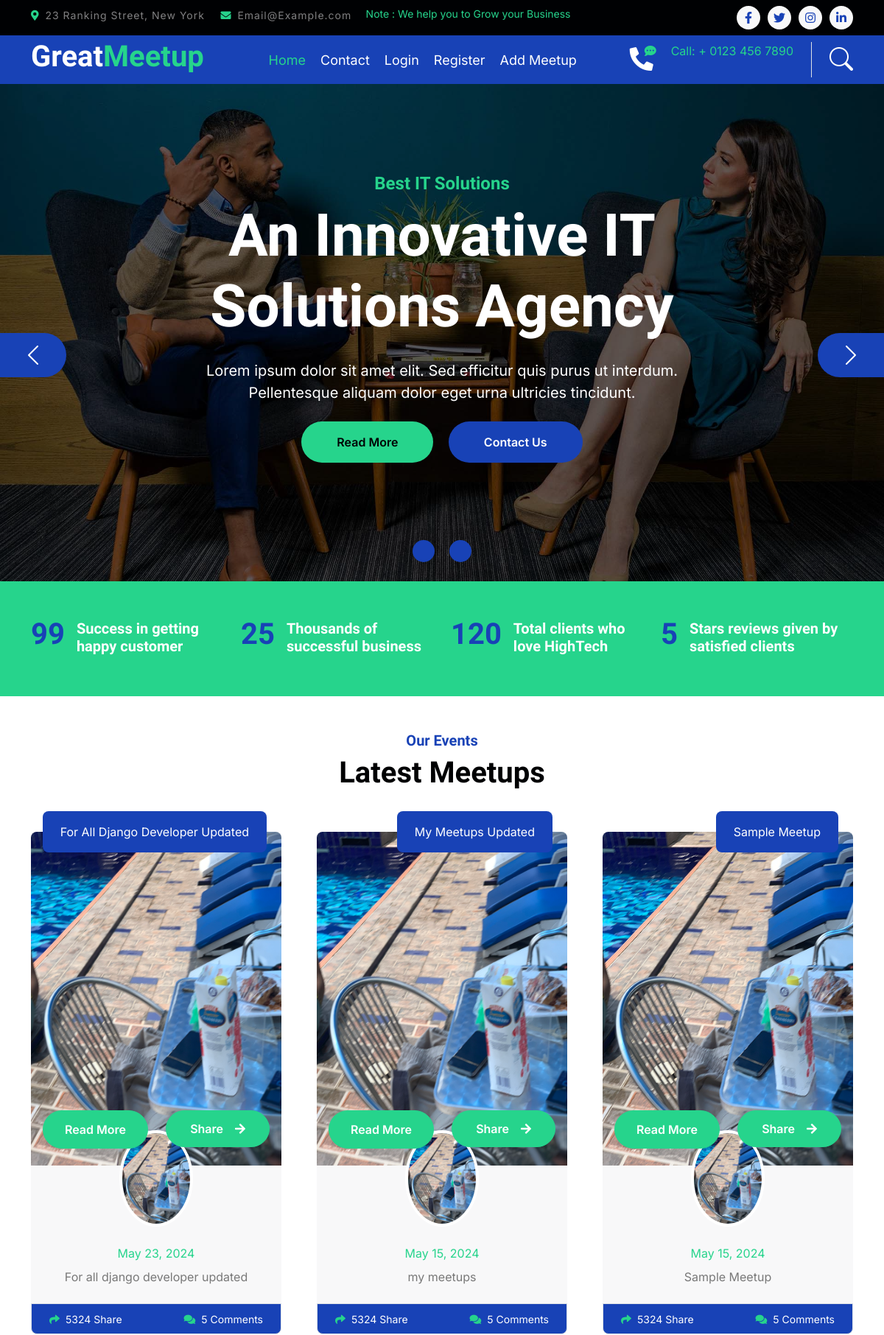
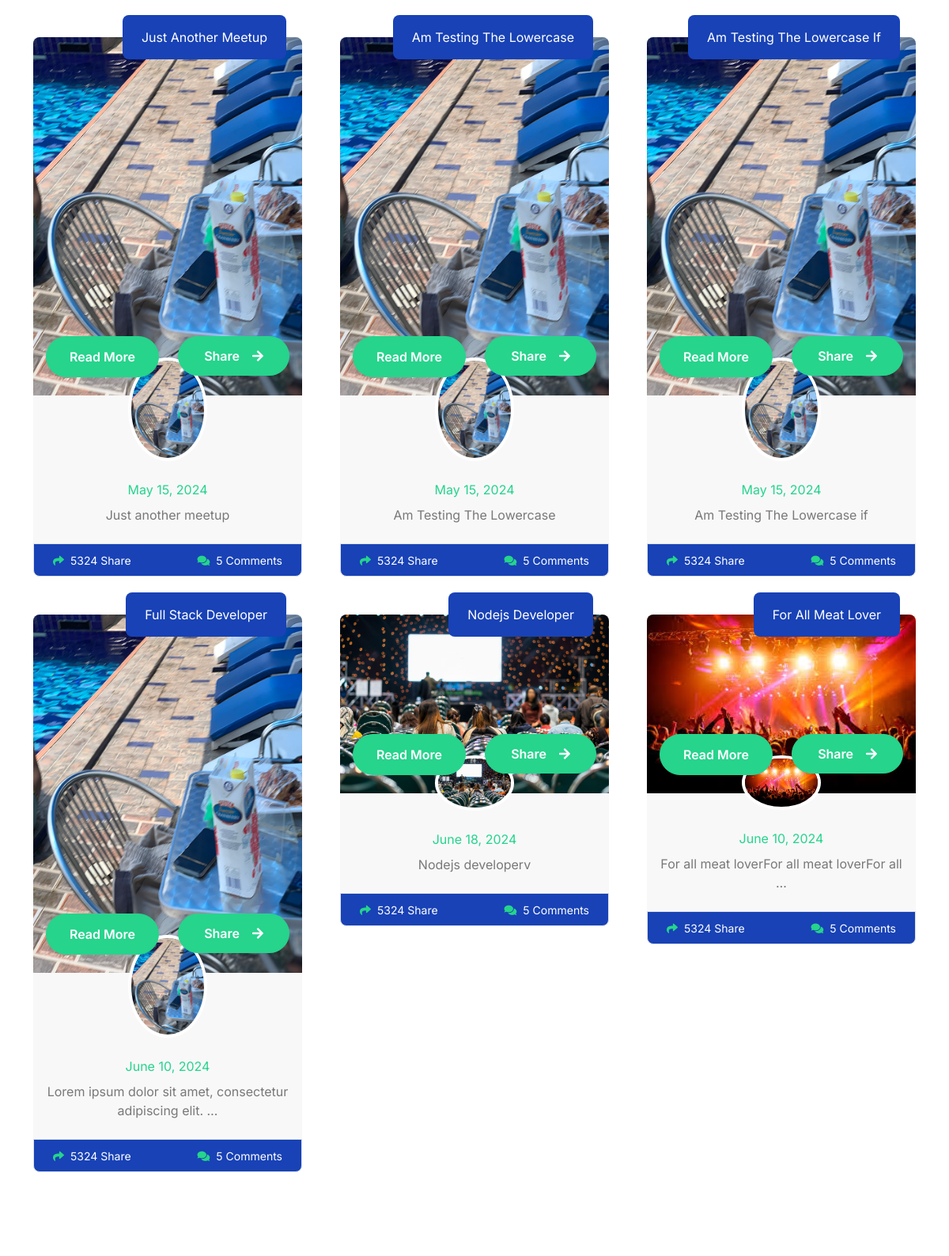
The page / (upper part) on the database its author committed (2 pictures, top to bottom).
### meetup/models.py (models this page shows, shortened)
class Meetup(models.Model):
    user=models.ForeignKey(myUser, on_delete=models.CASCADE, null=True, blank=True)
    organizer_email=models.EmailField( null=True, blank=True)
    title=models.CharField(max_length=200, null=True)
    slug=models.SlugField(unique=True)
    description=models.TextField()
    image=models.ImageField(upload_to='meetup_image')
    location_name=models.CharField(max_length=200, null=True)
    location_address=models.CharField(max_length=200, null=True)
    participant=models.ManyToManyField(Participant, null=True, blank=True)
    activate=models.BooleanField(default=True)
    meetup_speakers=models.ManyToManyField(Speaker,blank=True, null=True)
    create=models.DateTimeField(auto_now_add=True)
    meetup_date=models.DateField(blank=True, null=True)
    meetup_time=models.TimeField()
    to_date=models.DateField()

### meetup/views.py (the view)
# urls.py: path('', views.index, name='meetups'),
def index(request):
    q=request.GET.get('q') if request.GET.get('q')!=None else ''
    meetups=Meetup.objects.filter(activate=True)
    meetups=meetups.filter(
        Q(title__icontains=q)|
          Q(description__icontains=q)|
          Q(location_name__icontains=q)
        )
    count=meetups.count()
    return render(request, 'meetup/index.html' , {'meetups':meetups, 'count':count})

### meetup/templates/meetup/index.html (shortened to what this page needs)
{% extends 'meetup/main.html'%}
{%load static%}
{%block meetup%}
<div class="container-fluid blog py-5 mb-5">
    <div class="container">
        <div class="text-center mx-auto pb-5 wow fadeIn" data-wow-delay=".3s" style="max-width: 600px;">
            <h5 class="text-primary">Our Events</h5>
            <h1>Latest Meetups</h1>
        </div>
        <div class="row g-5 justify-content-center">
            {% for meetup in meetups%}
            <div class="col-lg-6 col-xl-4 wow fadeIn" data-wow-delay=".3s">
                <div class="blog-item position-relative bg-light rounded">
                    <img src="{{meetup.image.url}}" class="img-fluid w-100 rounded-top" alt="">
                    <span class="position-absolute px-4 py-3 bg-primary text-white rounded" style="top: -28px; right: 20px;">{{meetup.title | title}}</span>
                    <div class="blog-btn d-flex justify-content-between position-relative px-3" style="margin-top: -75px;">
                        <div class="blog-icon btn btn-secondary px-3 rounded-pill my-auto">
                            <a href="{% url 'meetup-details' meetup.slug %}" class="btn text-white">Read More</a>
                        </div>
                        <div class="blog-btn-icon btn btn-secondary px-4 py-3 rounded-pill ">
                            <div class="blog-icon-1">
                                <p class="text-white px-2">Share<i class="fa fa-arrow-right ms-3"></i></p>
                            </div>
                        </div>
                    </div>
                    <div class="blog-content text-center position-relative px-3" style="margin-top: -25px;">
                        <img src="{{meetup.image.url}}" class="img-fluid rounded-circle border border-4 border-white mb-3" alt="" width="100">
                        <span class="text-secondary">{{meetup.meetup_date}}</span>
                        <p class="py-2">{{meetup.description | truncatewords:8}}</p>
                    </div>
                    <div class="blog-coment d-flex justify-content-between px-4 py-2 border bg-primary rounded-bottom">
                        <a href="" class="text-white"><small><i class="fas fa-share me-2 text-secondary"></i>5324 Share</small></a>
                        <a href="" class="text-white"><small><i class="fa fa-comments me-2 text-secondary"></i>5 Comments</small></a>
                    </div>
                </div>
            </div>
           {%endfor%}
        </div>
    </div>
</div>
{%endblock%}

### meetup/static/meetup/css/style.css (style rules this page uses)
.btn { font-weight: 600; transition: .5s; }
.blog-item .blog-btn { z-index: 2; }
.blog-btn .blog-btn-icon { height: 50px; position: relative; overflow: hidden; }
.blog-icon-1 { position: relative; top: -4px; }

### rows shown on the page
Meetup: image (picture), title "For All Django Developer Updated", meetup_date "May 23, 2024", description "For all django developer updated"
Meetup: image (picture), title "My Meetups Updated", meetup_date "May 15, 2024", description "my meetups"
Meetup: image (picture), title "Sample Meetup", meetup_date "May 15, 2024", description "Sample Meetup"
Meetup: image (picture), title "Just Another Meetup", meetup_date "May 15, 2024", description "Just another meetup"
Meetup: image (picture), title "Am Testing The Lowercase", meetup_date "May 15, 2024", description "Am Testing The Lowercase"
Meetup: image (picture), title "Am Testing The Lowercase If", meetup_date "May 15, 2024", description "Am Testing The Lowercase if"
Meetup: image (picture), title "Full Stack Developer", meetup_date "June 10, 2024", description "Lorem ipsum dolor sit amet, consectetur adipiscing elit. …"
Meetup: image (picture), title "Nodejs Developer", meetup_date "June 18, 2024", description "Nodejs developerv"
Meetup: image (picture), title "For All Meat Lover", meetup_date "June 10, 2024", description "For all meat loverFor all meat loverFor all …"
